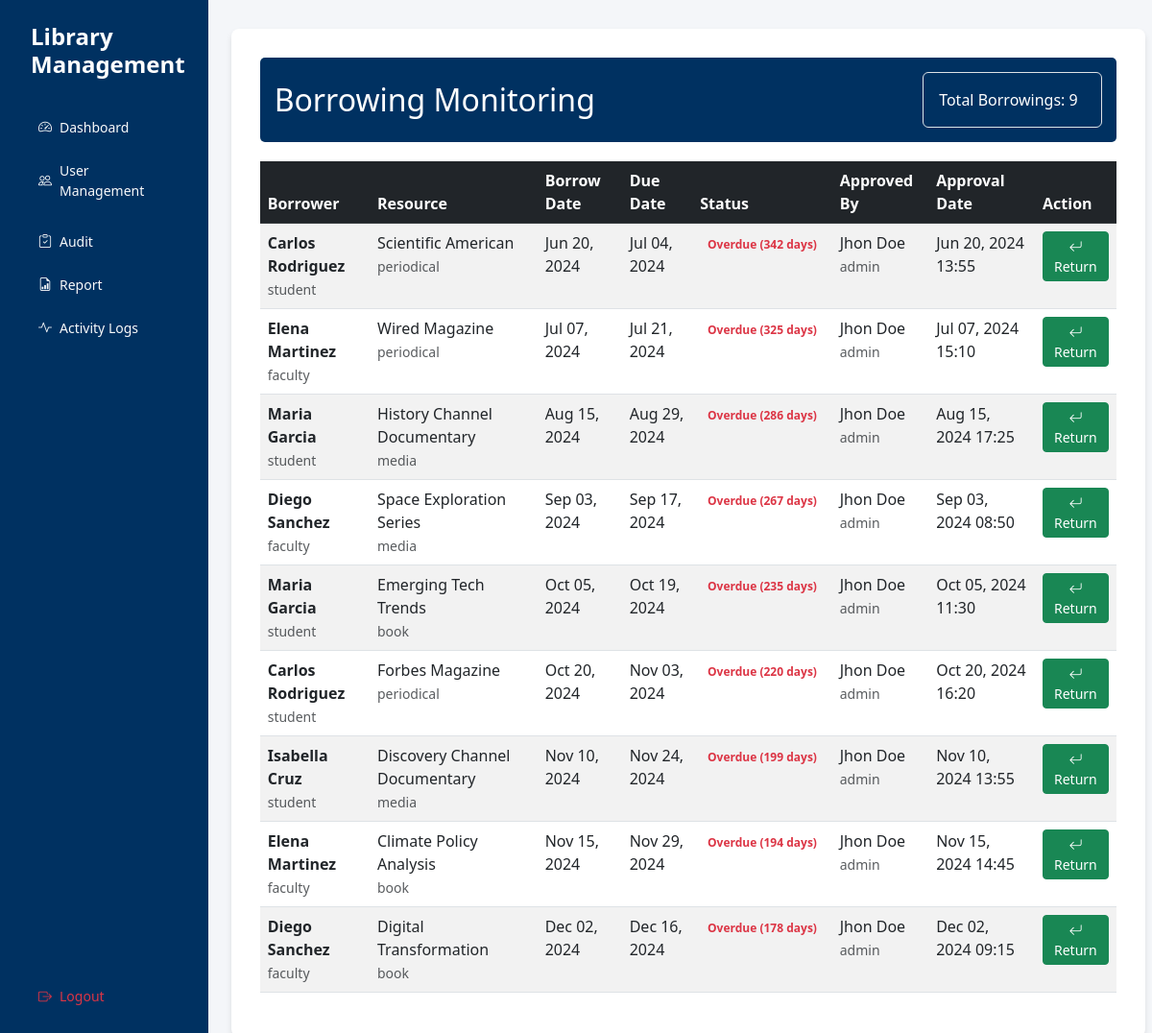
The page /interface/borrowings.php (signed in) on the database its author committed.
### tables this page shows
CREATE TABLE `borrowings` (
  `borrowing_id` int(11) NOT NULL,
  `user_id` int(11) NOT NULL,
  `resource_id` int(11) NOT NULL,
  `borrow_date` datetime DEFAULT current_timestamp(),
  `due_date` datetime DEFAULT NULL,
  `return_date` datetime DEFAULT NULL,
  `fine_amount` decimal(10,2) DEFAULT 0.00,
  `status` enum('pending','active','returned','overdue') DEFAULT 'pending',
  `approved_by` int(11) DEFAULT NULL,
  `approved_at` datetime DEFAULT NULL,
  `returned_by` int(11) DEFAULT NULL
);

CREATE TABLE `users` (
  `user_id` int(11) NOT NULL,
  `membership_id` varchar(20) DEFAULT NULL,
  `username` varchar(50) NOT NULL,
  `password` varchar(255) NOT NULL,
  `first_name` varchar(50) NOT NULL,
  `last_name` varchar(50) NOT NULL,
  `email` varchar(100) NOT NULL,
  `role` enum('admin','student','faculty','staff') NOT NULL,
  `max_books` int(11) NOT NULL,
  `created_at` timestamp NOT NULL DEFAULT current_timestamp(),
  `updated_at` timestamp NOT NULL DEFAULT current_timestamp() ON UPDATE current_timestamp(),
  `borrowing_days_limit` int(11) DEFAULT 7,
  `mfa_secret` varchar(32) DEFAULT NULL,
  `mfa_enabled` tinyint(1) DEFAULT 0,
  `mfa_backup_codes` text DEFAULT NULL
);

CREATE TABLE `library_resources` (
  `resource_id` int(11) NOT NULL,
  `title` varchar(255) NOT NULL,
  `accession_number` varchar(20) NOT NULL,
  `category` enum('book','periodical','media') NOT NULL,
  `status` enum('available','borrowed','maintenance') DEFAULT 'available',
  `created_at` timestamp NOT NULL DEFAULT current_timestamp(),
  `updated_at` timestamp NOT NULL DEFAULT current_timestamp() ON UPDATE current_timestamp(),
  `cover_image` varchar(255) DEFAULT NULL
);

### controller/BorrowingController.php (called while the page is built, shortened)
<?php
require_once '../config/Database.php';
class BorrowingController {
    public function __construct() {
        $database = new Database();
    }
    public function getAllBorrowings() {
        try {
            $conn = (new Database())->getConnection();
            $query = "SELECT
                        b.borrowing_id,
                        b.borrow_date,
                        b.due_date,
                        b.status,
                        b.fine_amount,
                        b.approved_at,
                        u.user_id,
                        u.first_name,
                        u.last_name,
                        u.email,
                        u.role,
                        lr.title AS resource_title,
                        lr.category AS resource_type,
                        CONCAT(u_staff.first_name, ' ', u_staff.last_name) as approved_by,
                        u_staff.role as approver_role
                    FROM borrowings b
                    JOIN users u ON b.user_id = u.user_id
                    JOIN library_resources lr ON b.resource_id = lr.resource_id
                    LEFT JOIN users u_staff ON b.approved_by = u_staff.user_id
                    WHERE b.status IN ('active', 'overdue')
                    ORDER BY b.due_date ASC";
            $stmt = $conn->prepare($query);
            $stmt->execute();
            return $stmt->fetchAll(PDO::FETCH_ASSOC);
        } catch (PDOException $e) {
            error_log("Borrowing monitoring error: " . $e->getMessage());
            return [];
        }
    }
    public function calculateOverdueStatus($dueDate) {
        $now = new DateTime();
        $due = new DateTime($dueDate);
        if ($now > $due) {
            $interval = $now->diff($due);
            return [
                'status' => 'Overdue',
                'days_overdue' => $interval->days,
                'class' => 'text-danger'
            ];
        }
        $interval = $due->diff($now);
        return [
            'status' => 'Active',
            'days_remaining' => $interval->days,
            'class' => 'text-success'
        ];
    }
}

### config/Database.php (called while the page is built, shortened)
<?php
class Database {
    private $host = "localhost";
    private $port = "3306";
    private $db_name = "library";
    private $username = "root";
    private $password = "";
    public function getConnection() {
        $this->conn = null;
        try {
            $this->conn = new PDO(
                "mysql:host=" . $this->host . ";port=" . $this->port . ";dbname=" . $this->db_name,
                $this->username,
                $this->password
            );
            $this->conn->setAttribute(PDO::ATTR_ERRMODE, PDO::ERRMODE_EXCEPTION);
        } catch(PDOException $e) {
            echo "Connection Error: " . $e->getMessage();
        }
        return $this->conn;
    }
}

### interface/borrowings.php (the view, shortened to what this page needs)
<?php
require_once '../controller/BorrowingController.php';
$borrowingController = new BorrowingController();
$borrowings = $borrowingController->getAllBorrowings();
?>
<!DOCTYPE html>
<html lang="en">
<head>
    <link href="https://cdn.jsdelivr.net/npm/bootstrap@5.3.0/dist/css/bootstrap.min.css" rel="stylesheet">
    <link href="https://cdn.jsdelivr.net/npm/bootstrap-icons@1.10.0/font/bootstrap-icons.css" rel="stylesheet">
    <link href="assets/css/style.css" rel="stylesheet">
</head>
<body>
    <div class="d-flex">
        <?php include 'includes/sidebarModal.php'; ?>
        <main class="col-md-9 ms-sm-auto col-lg-10 px-md-4">
            <div class="borrowing-monitoring-container">
                <div class="page-header d-flex justify-content-between align-items-center">
                    <h2 class="mb-0">
                        <i></i>Borrowing Monitoring
                    </h2>
                    <div class="box p-3 border rounded">
                    <span class="me-2">Total Borrowings: <?php echo count($borrowings); ?></span>
                    </div>
                </div>
                <?php if (empty($borrowings)): ?>
                    <div class="alert alert-info">No active borrowings at the moment.</div>
                <?php else: ?>
                    <div class="table-responsive">
                        <table class="table table-striped table-hover">
                            <thead class="table-dark">
                                <tr>
                                    <th>Borrower</th>
                                    <th>Resource</th>
                                    <th>Borrow Date</th>
                                    <th>Due Date</th>
                                    <th>Status</th>
                                    <th>Approved By</th>
                                    <th>Approval Date</th>
                                    <th>Action</th>
                                </tr>
                            </thead>
                            <tbody>
                                <?php foreach ($borrowings as $borrowing):
                                    $overdueInfo = $borrowingController->calculateOverdueStatus($borrowing['due_date']);
                                ?>
                                    <tr>
                                        <td class="borrower-details" data-bs-toggle="modal" data-bs-target="#borrowerModal<?php echo $borrowing['user_id']; ?>">
                                            <strong><?php echo htmlspecialchars($borrowing['first_name'] . ' ' . $borrowing['last_name']); ?></strong>
                                            <br>
                                            <small class="text-muted"><?php echo htmlspecialchars($borrowing['role']); ?></small>
                                        </td>
                                        <td>
                                            <?php echo htmlspecialchars($borrowing['resource_title']); ?>
                                            <br>
                                            <small class="text-muted"><?php echo htmlspecialchars($borrowing['resource_type']); ?></small>
                                        </td>
                                        <td><?php echo date('M d, Y', strtotime($borrowing['borrow_date'])); ?></td>
                                        <td><?php echo date('M d, Y', strtotime($borrowing['due_date'])); ?></td>
                                        <td>
                                            <span class="badge <?php echo $overdueInfo['class']; ?> status-badge">
                                                <?php
                                                echo $overdueInfo['status'];
                                                if (isset($overdueInfo['days_overdue'])) {
                                                    echo ' (' . $overdueInfo['days_overdue'] . ' days)';
                                                } elseif (isset($overdueInfo['days_remaining'])) {
                                                    echo ' (' . $overdueInfo['days_remaining'] . ' days)';
                                                }
                                                ?>
                                            </span>
                                        </td>
                                        <td>
                                            <?php if ($borrowing['approved_by']): ?>
                                                <?php echo htmlspecialchars($borrowing['approved_by']); ?>
                                                <br>
                                                <small class="text-muted"><?php echo htmlspecialchars($borrowing['approver_role']); ?></small>
                                            <?php else: ?>
                                                <span class="text-muted">-</span>
                                            <?php endif; ?>
                                        </td>
                                        <td>
                                            <?php if ($borrowing['approved_at']): ?>
                                                <?php echo date('M d, Y H:i', strtotime($borrowing['approved_at'])); ?>
                                            <?php else: ?>
                                                <span class="text-muted">-</span>
                                            <?php endif; ?>
                                        </td>
                                        <td>
                                            <button class="btn btn-sm btn-success" data-bs-toggle="modal"
                                                    data-bs-target="#returnModal<?php echo $borrowing['borrowing_id']; ?>">
                                                <i class="bi bi-arrow-return-left"></i> Return
                                            </button>
                                        </td>
                                    </tr>
                                <?php endforeach; ?>
                            </tbody>
                        </table>
                    </div>
                <?php endif; ?>
            </div>
        </main>
    </div>
</body>
</html>

### interface/assets/css/style.css (style rules this page uses)
body { background-color: #f4f6f9; }
.page-header { background-color: #003161; color: white; padding: 15px; border-radius: 5px; margin-bottom: 20px; }
.borrowing-monitoring-container { background-color: white; border-radius: 8px; box-shadow: 0 4px 6px rgba(0,0,0,0.1); padding: 30px; margin-top: 30px; }
.borrower-details { cursor: pointer; }

### interface/borrowings.php (style rules this page uses)
.borrowing-monitoring-container { background-color: white; border-radius: 8px; box-shadow: 0 4px 6px rgba(0,0,0,0.1); padding: 30px; margin-top: 30px; }
.page-header { background-color: #003161; color: white; padding: 15px; border-radius: 5px; margin-bottom: 20px; }
.borrower-details { cursor: pointer; }

### rows shown on the page
borrowings: user.last_name "Carlos Rodriguez", user.role "student", resource.title "Scientific American", resource.category "periodical", borrow_date "Jun 20, 2024", due_date "Jul 04, 2024", due_date "Overdue", due_date "342", approved_by "Jhon Doe", approved_by.role "admin", approved_at "Jun 20, 2024 13:55"
borrowings: user.last_name "Elena Martinez", user.role "faculty", resource.title "Wired Magazine", resource.category "periodical", borrow_date "Jul 07, 2024", due_date "Jul 21, 2024", due_date "Overdue", due_date "325", approved_by "Jhon Doe", approved_by.role "admin", approved_at "Jul 07, 2024 15:10"
borrowings: user.last_name "Maria Garcia", user.role "student", resource.title "History Channel Documentary", resource.category "media", borrow_date "Aug 15, 2024", due_date "Aug 29, 2024", due_date "Overdue", due_date "286", approved_by "Jhon Doe", approved_by.role "admin", approved_at "Aug 15, 2024 17:25"
borrowings: user.last_name "Diego Sanchez", user.role "faculty", resource.title "Space Exploration Series", resource.category "media", borrow_date "Sep 03, 2024", due_date "Sep 17, 2024", due_date "Overdue", due_date "267", approved_by "Jhon Doe", approved_by.role "admin", approved_at "Sep 03, 2024 08:50"
borrowings: user.last_name "Maria Garcia", user.role "student", resource.title "Emerging Tech Trends", resource.category "book", borrow_date "Oct 05, 2024", due_date "Oct 19, 2024", due_date "Overdue", due_date "235", approved_by "Jhon Doe", approved_by.role "admin", approved_at "Oct 05, 2024 11:30"
borrowings: user.last_name "Carlos Rodriguez", user.role "student", resource.title "Forbes Magazine", resource.category "periodical", borrow_date "Oct 20, 2024", due_date "Nov 03, 2024", due_date "Overdue", due_date "220", approved_by "Jhon Doe", approved_by.role "admin", approved_at "Oct 20, 2024 16:20"
borrowings: user.last_name "Isabella Cruz", user.role "student", resource.title "Discovery Channel Documentary", resource.category "media", borrow_date "Nov 10, 2024", due_date "Nov 24, 2024", due_date "Overdue", due_date "199", approved_by "Jhon Doe", approved_by.role "admin", approved_at "Nov 10, 2024 13:55"
borrowings: user.last_name "Elena Martinez", user.role "faculty", resource.title "Climate Policy Analysis", resource.category "book", borrow_date "Nov 15, 2024", due_date "Nov 29, 2024", due_date "Overdue", due_date "194", approved_by "Jhon Doe", approved_by.role "admin", approved_at "Nov 15, 2024 14:45"
borrowings: user.last_name "Diego Sanchez", user.role "faculty", resource.title "Digital Transformation", resource.category "book", borrow_date "Dec 02, 2024", due_date "Dec 16, 2024", due_date "Overdue", due_date "178", approved_by "Jhon Doe", approved_by.role "admin", approved_at "Dec 02, 2024 09:15"

### other values the page prints
count($borrowings) "9"
